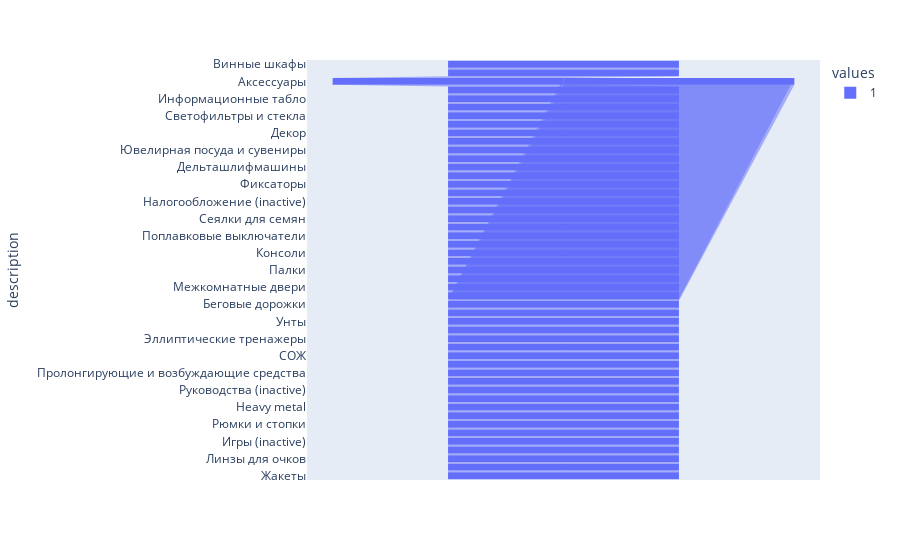

Notebook source saved alongside this figure:
### Code cell
data = dict(values=df_average_categories['duration'],description=df_average_categories['Description'])
fig = px.funnel(data, y='description',x='values',color='values')
fig.show()

### Figure 1 — Plotly figure (JSON) as saved in the notebook; plotly's stock layout.template omitted (floating-point values rounded to 4 significant figures)
{"data": [{"hovertemplate": "values=%{x}<br>description=%{y}<extra></extra>", "legendgroup": "1", "marker": {"color": "#636efa"}, "name": "1", "orientation": "h", "showlegend": true, "type": "funnel", "x": [1, 1, 1, 1, 1, 1, 1, 1, 1, 1, 1, 1, 1, 1, 1, 1, 1, 1, 1, 1, 1, 1, 1, 1, 1, 1, 1, 1, 1, 1, 1, 1, 1, 1, 1, 1, 1, 1, 1, 1, 1, 1, 1, 1, 1, 1, 1, 1, 1, 1], "xaxis": "x", "y": ["Винные шкафы", "Pop", "Аксессуары", "Горчичники", "Информационные табло", "Трансмиссия", "Светофильтры и стекла", "Флорбол", "Декор", "Аксессуары для столов", "Ювелирная посуда и сувениры", "Рекламные конструкции и материалы", "Дельташлифмашины", "Аудиокниги (inactive)", "Фиксаторы", "Hard rock", "Налогообложение (inactive)", "Этика, эстетика (inactive)", "Сеялки для семян", "Органайзеры и карманы в кроватку", "Поплавковые выключатели", "Защита фар", "Консоли", "Решетки для встраиваемых конвекторов", "Палки", "Юридическая литература (inactive)", "Межкомнатные двери", "Уголки, кронштейны, держатели ", "Аксессуары", "Беговые дорожки", "3D-ручки", "Унты", "Кайтсерфинг", "Эллиптические тренажеры", "Лак и клей", "СОЖ", "Механические блокираторы", "Пролонгирующие и возбуждающие средства", "Ракетки", "Руководства (inactive)", "Отопительные котлы", "Heavy metal", "Поломойные и подметальные машины", "Рюмки и стопки", "Пистолеты, насадки, дождеватели", "Игры (inactive)", "Полезные советы (inactive)", "Линзы для очков", "Электромагнитные клапаны", "Жакеты"], "yaxis": "y"}], "layout": {"legend": {"title": {"text": "values"}, "tracegroupgap": 0}, "margin": {"t": 60}, "xaxis": {"anchor": "y", "categoryarray": [1], "categoryorder": "array", "domain": [0, 1], "title": {"text": "values"}}, "yaxis": {"anchor": "x", "domain": [0, 1], "title": {"text": "description"}}}}
